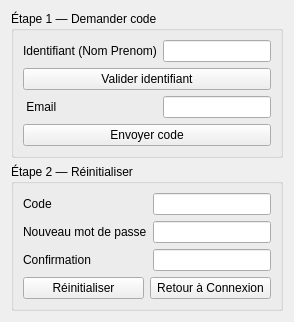
                    <widget class="QWidget" name="tabMotPasseOublie">
                      <attribute name="title">
                        <string>Mot de passe oublié</string>
                      </attribute>
                      <layout class="QVBoxLayout" name="vertical_mdp_oublie">
                        <item>
                          <widget class="QGroupBox" name="groupFPStep1">
                            <property name="title">
                              <string>Étape 1 — Demander code</string>
                            </property>
                            <layout class="QFormLayout" name="formFP1">
                              <item row="0" column="0">
                                <widget class="QLabel" name="label_user_identite_fp">
                                  <property name="text">
                                    <string>Identifiant (Nom Prenom)</string>
                                  </property>
                                </widget>
                              </item>
                              <item row="0" column="1">
                                <widget class="QLineEdit" name="line_user_identite_fp" />
                              </item>
                              <item row="1" column="0" colspan="2">
                                <widget class="QPushButton" name="btnValiderIdentite">
                                  <property name="text">
                                    <string>Valider identifiant</string>
                                  </property>
                                </widget>
                              </item>
                              <item row="2" column="0">
                                <widget class="QLabel" name="label_user_email_fp">
                                  <property name="text">
                                    <string> Email </string>
                                  </property>
                                </widget>
                              </item>
                              <item row="2" column="1">
                                <widget class="QLineEdit" name="line_user_email_fp" />
                              </item>
                              <item row="3" column="0" colspan="2">
                                <widget class="QPushButton" name="btnEnvoyerCode">
                                  <property name="text">
                                    <string>Envoyer code</string>
                                  </property>
                                </widget>
                              </item>
                            </layout>
                          </widget>
                        </item>
                        <item>
                          <widget class="QGroupBox" name="groupFPStep2">
                            <property name="title">
                              <string>Étape 2 — Réinitialiser</string>
                            </property>
                            <layout class="QFormLayout" name="formFP2">
                              <item row="0" column="0">
                                <widget class="QLabel" name="label_code_fp">
                                  <property name="text">
                                    <string>Code</string>
                                  </property>
                                </widget>
                              </item>
                              <item row="0" column="1">
                                <widget class="QLineEdit" name="line_code_fp" />
                              </item>
                              <item row="1" column="0">
                                <widget class="QLabel" name="label_newpass_fp">
                                  <property name="text">
                                    <string>Nouveau mot de passe</string>
                                  </property>
                                </widget>
                              </item>
                              <item row="1" column="1">
                                <widget class="QLineEdit" name="line_newpass_fp">
                                  <property name="echoMode">
                                    <enum>QLineEdit::Password</enum>
                                  </property>
                                </widget>
                              </item>
                              <item row="2" column="0">
                                <widget class="QLabel" name="label_confirm_fp">
                                  <property name="text">
                                    <string>Confirmation</string>
                                  </property>
                                </widget>
                              </item>
                              <item row="2" column="1">
                                <widget class="QLineEdit" name="line_confirm_fp">
                                  <property name="echoMode">
                                    <enum>QLineEdit::Password</enum>
                                  </property>
                                </widget>
                              </item>
                              <item row="3" column="0" colspan="2">
                                <layout class="QHBoxLayout" name="hButtons_mdp">
                                  <item>
                                    <widget class="QPushButton" name="btnResetPassword">
                                      <property name="text">
                                        <string>Réinitialiser</string>
                                      </property>
                                    </widget>
                                  </item>
                                  <item>
                                    <widget class="QPushButton" name="btnBackToLogin">
                                      <property name="text">
                                        <string>Retour à Connexion</string>
                                      </property>
                                    </widget>
                                  </item>
                                </layout>
                              </item>
                            </layout>
                          </widget>
                        </item>
                      </layout>
                    </widget>
